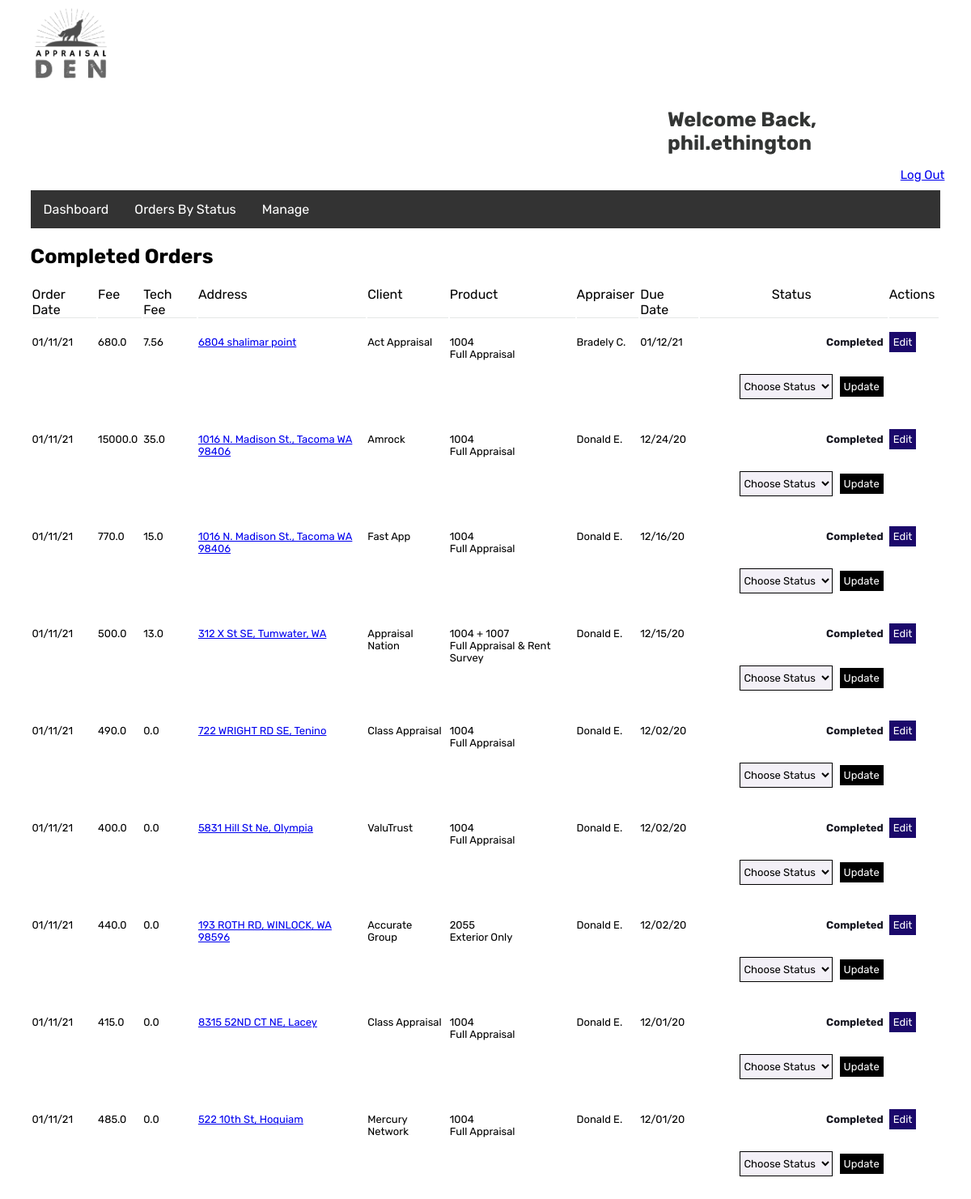
Page /office_manager/completed (signed in) on the earlier database version.
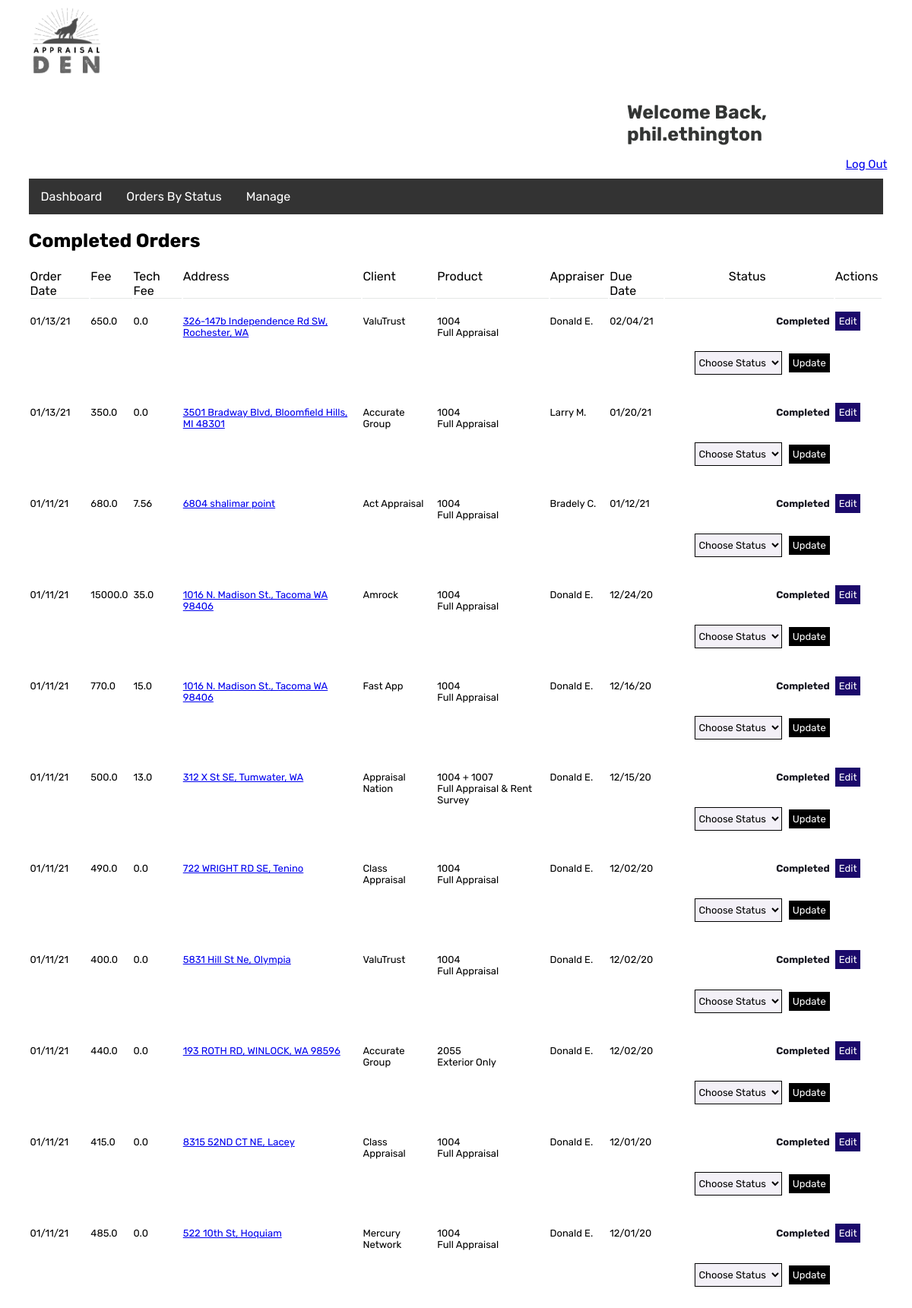
Same page on the later database version.
### office_manager/models.py (models this page shows, shortened)
class Order(models.Model):
    fee= models.FloatField(null=False, blank=True, default=0.0)
    tech_fee= models.FloatField(null=False, blank=True, default=0.0)
    app_fee_split= models.FloatField(null=False, blank=True, default=0.0)
    address= models.CharField(max_length = 255)
    notes= []
    due_date = models.DateTimeField(auto_now=False)
    completed_date =models.DateTimeField(auto_now=False, blank=True, null=True)
    objects=OrderManager()
    Progress_Status= ["Add Order","Assigned","On Hold","Info Requested","Cancelled","Completed"]
    status= models.CharField(max_length=25, blank=False, default = 'Add Order')
    assigned_appraiser= models.ForeignKey(Appraiser, on_delete=models.SET_NULL, null=True, related_name ="assigned_orders")
    client_ordered= models.ForeignKey(Client, on_delete=models.SET_NULL, null=True, related_name ="orders_placed")
    product_type= models.ForeignKey(Product, on_delete=models.SET_NULL,null=True, related_name ="orders_of_type")
    adding_user = models.ForeignKey(User, on_delete=models.SET_NULL,null=True, related_name="added_orders")
    created_at = models.DateTimeField(auto_now_add=True)
    updated_at = models.DateTimeField(auto_now=True)
    class Meta:
        ordering = ['status','due_date']

class Client(models.Model):
    name = models.CharField(max_length = 255)
    last_ordered = models.DateTimeField(blank=True, default= datetime.now())
    created_at = models.DateTimeField(auto_now_add=True)
    updated_at = models.DateTimeField(auto_now=True)
    my_field_name = models.CharField(max_length=20, help_text='Enter client name')
    objects=ClientManager()
    class Meta:
        ordering = ['-my_field_name']
    def __str__(self):
        self.my_field_name = self.name
        return self.my_field_name

class Product(models.Model):
    desc = models.CharField(max_length = 255)
    FNMA_form = models.CharField(max_length = 20)
    created_at = models.DateTimeField(auto_now_add=True)
    updated_at = models.DateTimeField(auto_now=True)
    objects=ProductManager()
    my_field_name = models.CharField(max_length=40, help_text='Enter product description')
    class Meta:
        ordering = ['-my_field_name']

class Appraiser(models.Model):
    name = models.CharField(max_length = 255)
    f_name=models.CharField(max_length = 255, blank=True)
    l_name=models.CharField(max_length = 255, blank=True)
    capacity=models.IntegerField(blank= True, default=2)
    fee_split_rate=models.FloatField(blank=False, default =0.6)
    status = models.CharField(max_length = 15, default="Active")
    license_exp =models.DateTimeField(blank=True, default= datetime.now())
    insurance_exp=models.DateTimeField(blank=True, default= datetime.now())
    insurance_flag=models.BooleanField(default=False)
    license_flag=models.BooleanField(default=False)
    created_at = models.DateTimeField(auto_now_add=True)
    updated_at = models.DateTimeField(auto_now=True)
    my_field_name = models.CharField(max_length=20, help_text='Enter appraiser name')
    objects=AppraiserManager()
    class Meta:
        ordering = ['-my_field_name']
    def __str__(self):
        self.my_field_name = self.name
        return self.my_field_name

### office_manager/views.py (the view)
# urls.py: path('completed', views.completed, name='completed'),
def completed(request):
    if request.session['user_id'] != None:
        context={
            'orders':Order.objects.filter(status="Completed").order_by('-due_date','-updated_at'),
            'statusList':Progress_Status,
            'status':"Completed"
        }
        return render(request,'order-list.html',context)
    else:
        log_out(request)

### office_manager/templates/order-list.html (shortened to what this page needs)
{%extends "order_tracker_template.html"%}
{%block content%}
    <h2>{{status}} Orders</h2>
{%if orders != None %}
    <div class="searchResults">
        <table>
            <th>Order Date</th>
            <th>Fee</th>
            <th>Tech Fee</th>
            <th>Address</th>
            <th>Client</th>
            <th>Product</th>
            <th>Appraiser</th>
            <th>Due Date</th>
            <th class="align-center">Status</th>
            <th>Actions</th>
            {% for result in orders %}
                <tr>
                    <td>{{result.created_at|date:"m/d/y"}}</td>
                    <td>{{result.fee}}</td>
                    <td>{{result.tech_fee}}</td>
                    <td><a href="order_edit/{{result.id}}"> {{result.address}} </a></td>
                    <td>{{result.client_ordered}}</td>
                    <td class="product-short">{{result.product_type.FNMA_form}}<br> {{result.product_type.desc}}</td>
                    <td>{{result.assigned_appraiser}}</td>
                    <td>{{result.due_date|date:"m/d/y"}}</td>
                    <td class="align-right"><span>{{result.status}}</span>
                            <form id="update_status" name="update_status" action="update_status/{{result.id}}" method="post">
                                <select name="updatedStatus" id-"updatedStatus" class="statusSelect">
                                    <option disabled selected>Choose Status</option>
                                </select>
                                <button type="submit" class="orderAction" id="updateButton">Update</button>
                            </form>
                    </td>
                    <td>
                        <a href="order_edit/{{result.id}}"><button class="orderAction" id="editButton">Edit</button></a>
                    </td>
                </tr>
            {% endfor %}
        </table>
    </div>
    {% else %}
        <p class="errors">{{error}}</p>
    {%endif%}
{%endblock%}

Differences in the rows shown:
added Order: created_at "01/13/21", fee "650.0", tech_fee "0.0", address "326-147b Independence Rd SW, Rochester, WA", client_ordered "ValuTrust", product_type.FNMA_form "1004", product_type.desc "Full Appraisal", assigned_appraiser "Donald E.", due_date "02/04/21", status "Completed"
added Order: created_at "01/13/21", fee "350.0", tech_fee "0.0", address "3501 Bradway Blvd, Bloomfield Hills, MI 48301", client_ordered "Accurate Group", product_type.FNMA_form "1004", product_type.desc "Full Appraisal", assigned_appraiser "Larry M.", due_date "01/20/21", status "Completed"
